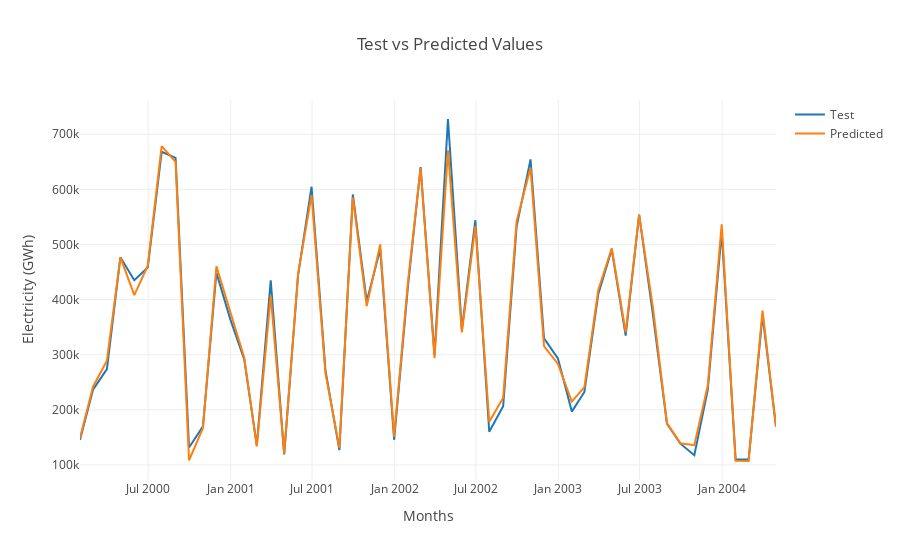

The code cell stored with this chart in its notebook:
### Markdown cell above
Finally, we'll visualize the original and predicted test data in a plot using the Plotly library. To accomplish this, I will create an empty dataframe and assign the tested and predicted values into "result" dataframe.

### Code cell
# Creating an empty Dataframe with column names only
result = pd.DataFrame(columns=['Time', 'Test', 'Predicted'])
result['Time'] = pd.date_range(start='1/1/2000', periods=52, freq='M')
result['Test'] = y_test
result['Predicted'] = predictions
#Using Plotly to build the graph
fig = go.Figure()
fig.add_trace(go.Scatter(x=result['Time'], y=result['Test'],
                    mode='lines',
                    name='Test'))
fig.add_trace(go.Scatter(x=result['Time'], y=result['Predicted'],
                    mode='lines',
                    name='Predicted'))

# Edit the layout
fig.update_layout(title='Test vs Predicted Values',
                   xaxis_title='Months',
                   yaxis_title='Electricity (GWh)',
                   template='gridon')

fig.show()
